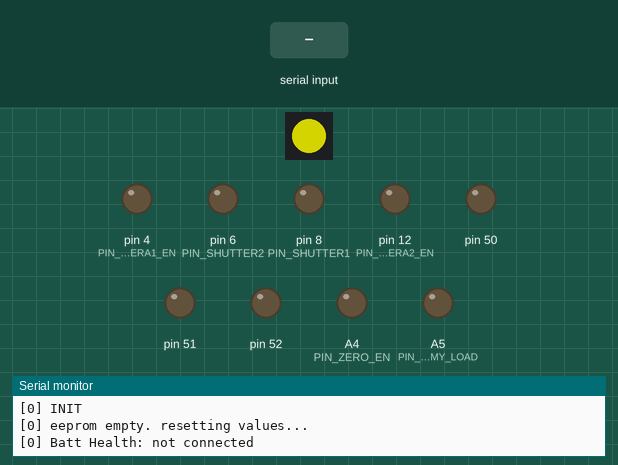
A sketch run on a simulated Arduino Mega 2560, built with avr-gcc and run on an emulated ATmega2560. On the bench: 1 RGB LEDs in strip order, left to right, output pins drawn as LEDs (lit = HIGH), the last lines printed to the serial monitor. The test bench sets the inputs (shaded band). Dim RGB values are drawn brighter than linear; EEPROM starts erased.

Above: at 0.1 s.
At 2.3 s:
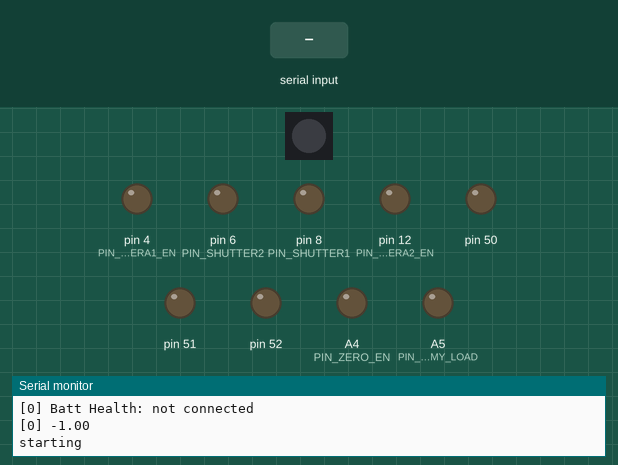
2.4 s: "O\n" received over Serial
At 3.2 s:
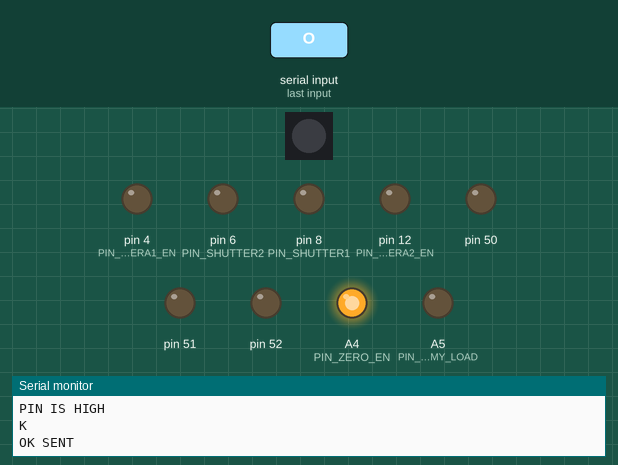
3.9 s: byte 10 ('\n') received over Serial
5.4 s: "K\n" received over Serial
6.9 s: "5\n" received over Serial
Timing chart, 0 to 9.4 s (numbered marks = the images above; inputs shaded):
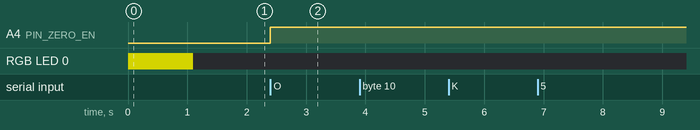

The sketch:

controller14.ino
```cpp
#include <JeeLib.h>

#include <Wire.h>
#include <EEPROM.h>
#include <Adafruit_NeoPixel.h>

#define CONTROLLER14

#include "global.h"
#include "constants.h"

ISR(WDT_vect) {
  Sleepy::watchdogEvent();
}

#define DEBUG

#ifdef DEBUG
  #define DEBUG_PRINT(x) Serial.print("["); Serial.print(millis()/1000); Serial.print("] "); Serial.println (x)
#else
  #define DEBUG_PRINT(x)
#endif

// ---------------------------

struct CommunicationInterface ser0 = {&Serial,  0, "", 0, -1, -1};
struct CommunicationInterface ser1 = {&Serial1, 0, "", 0, -1, -1};

void initPrint(CommunicationInterface ser);

// ---------------------------

// OPTIONS

int watchdog_time           = DEFAULT_WATCHDOG_TIME;
int dummy_load_enabled      = DEFAULT_DUMMY_LOAD_ENABLED;

// ---------------------------

long watchdogTimer  = -1;
long zeroShutdownTimer = -1;

// ---------------------------

Adafruit_NeoPixel neopixel  = Adafruit_NeoPixel(1, PIN_LED, NEO_GRB + NEO_KHZ800);
int ledColor[]              = {0, 0, 0};
long ledDuration            = -1;
long ledTimer               = -1;
long ledIterations          = -1;
boolean ledOn               = false;

// ---------------------------

void setup() {

  Serial.begin(115200);
  // Serial1.begin(115200);

  initPins();

  #ifdef DEBUG
    while (!Serial) {;}
  #endif

  DEBUG_PRINT("INIT");

  ser0.inputBuffer = malloc(sizeof(char) * 100);
  ser1.inputBuffer = malloc(sizeof(char) * 100);
  resetSerial(ser0);
  resetSerial(ser1);

  // init values
  int error = initFromEEPROM();
  if (error > 0) {
    DEBUG_PRINT("eeprom empty. resetting values...");
    eeprom_reset();
    initFromEEPROM();
  }
//  #ifdef DEBUG
//    initPrint(ser0);
//  #endif;

  // neopixel
  neopixel.begin();
  #ifdef DEBUG
    ledBlink(128, 128, 0, 3, 1000);
  #else
    ledBlink(  0, 128, 0, 3, 3000);
  #endif

  // battery life
  if (!checkBattHealth()) {
    // battery is empty, abort right now!

    DEBUG_PRINT("stopping!...");
    #ifndef DEBUG
      state = STATE_STOP;
    #else
      Serial.println("stopping aborted (debug mode)");
    #endif
  }

  DEBUG_PRINT(getLiPoVoltage(BATT_DIRECT));

  delay(1000);
  Serial.println("starting");
  digitalWrite(PIN_ZERO_EN,    LOW);

}

void loop() {

  //Serial.println(millis());

//  switchZeroOn(true);
//  while(1);

  serialEvent();
  ledLoop();

}
```

constants.h
```cpp
// ----------- PINS -----------

#ifdef CONTROLLER11

  #define PIN_BATT_DIRECT                   10 // PB6

  #define PIN_ZERO_EN                       A4 // PF1
  #define PIN_CAMERA_EN                      4 // PD4

  #define PIN_BUTTON                        A3 // PD5 // needs modified caterina bootloader // TODO: wrong arduino pin

  #define PIN_CAM1                           6 // PD7
  #define PIN_CAM2                           8 // PB4

  #define PIN_LED                            5 // PC6

  #define PIN_EXT1                        MISO // PB3
  #define PIN_EXT2                        MOSI // PB2
  #define PIN_EXT3                         SCK // PB1

#endif

#ifdef CONTROLLER14

  #define PIN_DUMMY_LOAD                  A5 // PF0

  #define PIN_ZERO_EN                     A4 // PF1
  #define PIN_CAMERA1_EN                   4 // PD4
  #define PIN_CAMERA2_EN                  12 // PD6

  #define PIN_SHUTTER1                     8 // PB4
  #define PIN_SHUTTER2                     6 // PD7

  #define PIN_LED                         11 // PB7

  #define PIN_EXT1                      MISO // PB3
  #define PIN_EXT2                      MOSI // PB2
  #define PIN_EXT3                       SCK // PB1

#endif

// ----------- OPTIONS -----------

#define LIPO_CELL_MIN                    3.7
#define LIPO_CELL_MAX                    4.2

// defaults

#define DEFAULT_WATCHDOG_TIME          10000 // 10s
#define DEFAULT_DUMMY_LOAD_ENABLED         0

// ----------- MISC -----------

#define VERSION                         14.0

#define VDBASEVOLTAGE                    5.1
#define VDRESISTOR1                       20
#define VDRESISTOR2                       20

#define BATT_ALL                           0
#define BATT_CELL_1                        1
#define BATT_CELL_2                        2
#define BATT_DIRECT                       -1
#define BATT_PERCENTAGE_CELL              -3
#define BATT_PERCENTAGE_DIRECT            -4

// ----------- ERROR CODES -----------

#define ERRORCODE_INVALID_MESSAGE        100
#define ERRORCODE_MESSAGE_EMPTY          101
#define ERRORCODE_MESSAGE_TOO_LONG       102
#define ERRORCODE_UNKNOWN_CMD            103
#define ERRORCODE_INVALID_PARAM          104
#define ERRORCODE_NOT_AVAILABLE          110

// ----------- EEPROM POSITIONS -----------

#define EEPROM_IN_USAGE                    3
#define EEPROM_WATCHDOG_TIME              10
#define EEPROM_DUMMY_LOAD_ENABLED         20
```

global.h
```cpp
struct CommunicationInterface {
  Stream* port;
  char* inputBuffer;
  String serialInputString;
  char serialCommand;
  int serialParam;
  int serialParam2;
};
```

memory.ino
```cpp
void writeEEPROM(unsigned int eeaddress, byte data) {
  EEPROM.write(eeaddress, data);
}

byte readEEPROM(unsigned int eeaddress) {
  return EEPROM.read(eeaddress);
}

void eeprom_writeByteValue(boolean var, int pos) {
  writeEEPROM(pos, var);
}

void eeprom_write2ByteValue(int var, int startpos) {
  int bitmask = 255;
  int i = 0;
  int j = 0;

  i = var >> 8;
  j = var & bitmask;
  writeEEPROM(startpos, i);
  writeEEPROM(startpos+1, j);
}

boolean eeprom_readByteValue(int pos) {
  boolean value = readEEPROM(pos);
  return value;
}

unsigned int eeprom_read2ByteValue(int startpos) {
  int i = 0;
  int j = 0;
  int value;

  i = readEEPROM(startpos);
  j = readEEPROM(startpos+1);
  value = (i << 8) + j;

  return value;
}

void eeprom_saveto() {
  writeEEPROM(EEPROM_IN_USAGE, 1);

//  eeprom_write2ByteValue(programMode,                             EEPROM_PROGRAM_MODE);
}

void eeprom_reset() {
  writeEEPROM(EEPROM_IN_USAGE, 1);

//  eeprom_write2ByteValue(DEFAULT_PROGRAM_MODE,                    EEPROM_PROGRAM_MODE);
}

int initFromEEPROM() {
  if (readEEPROM(EEPROM_IN_USAGE) != 1) {
    return 1;
  }

//  programMode               = eeprom_read2ByteValue(              EEPROM_PROGRAM_MODE);

  return 0;
}

//int* mapVariable(int key) {
//    switch (key) {
//      case 0:
//        return &programMode;
//      break;
//
//      case 1:
//        return &optInterval;
//      break;
//
//      case 2:
//        return &optIterations;
//      break;
//
//      case 3:
//        return &directBootWait;
//      break;
//
//      case 4:
//        return &directUptime;
//      break;
//
//      case 5:
//        return &zeroBootWait;
//      break;
//
//      case 6:
//        return &zeroUptime;
//      break;
//
//      default:
//        return NULL;
//    }
//}

void eeprom_clear() {
  for (int i = 0; i < 512; i++) {
    writeEEPROM(i, 255);
  }
}

void eeprom_print(CommunicationInterface ser, unsigned int start, unsigned int end) { // debug
  int ext_read = 0;

  for (unsigned int i=start; i<end; i++) {
    ext_read = readEEPROM(i);

    if (i < 100) {
      ser.port->print(" ");
      if (i < 10) ser.port->print(" ");
    }
    ser.port->print(i);
    ser.port->print(" ");
    ser.port->print(ext_read, BIN);
    ser.port->print(" ");
    ser.port->print(ext_read, HEX);
    ser.port->print(" ");
    ser.port->print(ext_read, DEC);
    ser.port->println();
  }
}
```

serialcomm.ino
```cpp
/* Commandlist
 *
 *  B  ---  Battery
 *  -1.00 -1.00 8.00 80
 *  cell1 cell2 direct percentage
 *
 *  O  ---  Turn Zero On
 *  S  ---  Shutdown [delay in seconds]
 *  R  ---  Reboot    // maybe add delay time?  S 10 for example?
 *  T  ---  Time
 *  U  ---  Get Uptime
 *  C  ---  Camera On
 *  E  ---  Print EEPROM
 *  K  ---  Kill/reset EEPROM data
 *
 *  M  ---  Retrieve Zero Configuration Set // TODO
 *
 *  Q  ---  Read Value
 *  W  ---  Write Value
 *
 *  [...]
 */


void serialEvent() {

  while (Serial.available()) {
    char inChar = (char) Serial.read();
    processCommand(inChar, ser0);
  }

//  while (Serial1.available()) {
//    char inChar = (char) Serial1.read();
//    Serial.write(inChar);
//    processCommand(inChar, ser1);
//  }
}

void processCommand(char inChar, CommunicationInterface ser) {
    // Buffer size exceeded
    if (strlen(ser.inputBuffer) > 99) {
      errorSerial(ERRORCODE_MESSAGE_TOO_LONG, ser);
      return;
    }

    if (inChar == '\n') {
      int spacePos = strchr(ser.inputBuffer, ' ')-ser.inputBuffer;

      // sanity checks

      // empty
      if (strlen(ser.inputBuffer) < 1) {
        errorSerial(ERRORCODE_MESSAGE_EMPTY, ser);
        return;
      }

      // space on wrong pos
      if (spacePos > 0 && spacePos != 1) {
        errorSerial(ERRORCODE_INVALID_MESSAGE, ser);
        return;
      }

      // cmd longer than one char
      if (spacePos <= 0 && strlen(ser.inputBuffer) > 1) {
        errorSerial(ERRORCODE_INVALID_MESSAGE, ser);
        return;
      }

      // double space
      if (spacePos > 0 && spacePos != lastIndexOf(ser.inputBuffer, ' ')) {
        errorSerial(ERRORCODE_INVALID_MESSAGE, ser);
        return;
      }

      // everything ok:

      ser.serialCommand = ser.inputBuffer[0];
      // ser.port->println(ser.serialCommand);

      if (spacePos > 0) {
        sscanf(ser.inputBuffer, "%*s %d", &ser.serialParam);
      }

      executeCommand(ser);
      resetSerial(ser);
    } else {
      int len = strlen(ser.inputBuffer);

      ser.inputBuffer[len] = inChar;
      ser.inputBuffer[len+1] = '\0';
    }
}

void executeCommand(CommunicationInterface ser) {
  #ifdef DEBUG
    ser0.port -> print("=> ");
    ser0.port -> println(ser.serialCommand);
  #endif

  switch(ser.serialCommand) {

    case 'B': // Battery Health
      ser.port->print("K ");
      ser.port->print(getLiPoVoltage(BATT_CELL_1));
      ser.port->print(" ");
      ser.port->print(getLiPoVoltage(BATT_CELL_2));
      ser.port->print(" ");
      ser.port->print(getLiPoVoltage(BATT_DIRECT));
      ser.port->print(" ");
      ser.port->println(getLiPoVoltage(BATT_PERCENTAGE_DIRECT));
      break;

    case 'O': // Turn Zero On
      // TODO
      switchZeroOn(true);
      Serial.println("PIN IS HIGH"); // TODO
      okSerial(ser);
      Serial.println("OK SENT"); // TODO
      break;

//    case 'S': // Shutdown
//      if (ser.serialParam > 0) {
//        if (state != STATE_ZERO_RUNNING) {
//          errorSerial(ERRORCODE_INVALID_PARAM, ser);
//          break;
//        }
//        zeroShutdownTimer = millis() + ser.serialParam * 1000;
//      } else {
//        if (state == STATE_ZERO_RUNNING) {
//          state = STATE_ZERO_STOP;
//        } else {
//          switchZeroOn(false);
//          zeroShutdownTimer = -1;
//        }
//      }
//      okSerial(ser);
//      break;

    case 'L': // Remaining Lifetime
      ser.port->print("K ");
      if (zeroShutdownTimer > 0) {
        ser.port->println(zeroShutdownTimer-millis());
      } else {
        ser.port->println(-1);
      }
      break;

    case 'T': // Time
      //errorSerial(ERRORCODE_NOT_AVAILABLE, ser);
      ser.port->print("K ");
      ser.port->println(millis());
      break;

//    case 'C': // Camera On
//      if (ser.serialParam == 0) {
//        switchCameraOn(false);
//        okSerial(ser);
//      } else if (ser.serialParam == 1) {
//        switchCameraOn(true);
//        okSerial(ser);
//      } else {
//        errorSerial(ERRORCODE_INVALID_PARAM, ser);
//      }
//      break;

    case 'E': // Print EEPROM
      if (ser.serialParam > 0 && ser.serialParam <= 512) {
        eeprom_print(ser, 0, ser.serialParam);
      } else {
        eeprom_print(ser, 0, 512);
      }
      // okSerial?
      break;

    case 'K': // Kill EEPROM data
      eeprom_reset();
      okSerial(ser);
      break;

//    case 'Q': // Read value
//      int* ptr;
//      ptr = mapVariable(ser.serialParam);
//      if (ptr == NULL) {
//        errorSerial(ERRORCODE_INVALID_PARAM, ser);
//        break;
//      }
//
//      ser.port->print("K ");
//      ser.port->println(*ptr);
//      break;

//    case 'W': // Write value
//      if (ser.serialParam2 < 0) {
//        errorSerial(ERRORCODE_INVALID_PARAM, ser);
//        break;
//      }
//
//      int* ptr_var;
//      ptr_var = mapVariable(ser.serialParam);
//      if (ptr_var == NULL) {
//        errorSerial(ERRORCODE_INVALID_PARAM, ser);
//        break;
//      }
//
//      *ptr_var = ser.serialParam2;
//
//      okSerial(ser);
//      break;

    default:
      errorSerial(ERRORCODE_UNKNOWN_CMD, ser);
  }

  // method returns and serial is reset
}

void resetSerial(CommunicationInterface ser) {
  ser.inputBuffer[0] = '\0';

  ser.serialCommand = 0;
  ser.serialParam = -1;
}

void errorSerial(int errcode, CommunicationInterface ser) {
  resetSerial(ser);
  ser.port->print("E ");
  ser.port->println(errcode);
}

void okSerial(CommunicationInterface ser) {
  ser.port->println("K");
}
```

Source omitted: support.ino (6061 bytes)

Measured:
- after the input at 2.4 s, A4 (PIN_ZERO_EN): LOW → HIGH at once
